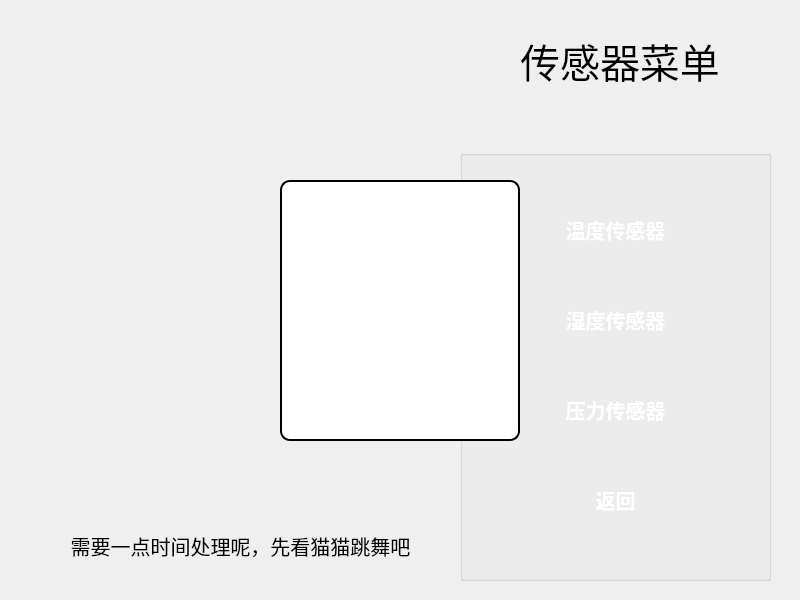
<?xml version="1.0" encoding="UTF-8"?>
<ui version="4.0">
 <class>menu</class>
 <widget class="QWidget" name="menu">
  <property name="geometry">
   <rect>
    <x>0</x>
    <y>0</y>
    <width>800</width>
    <height>600</height>
   </rect>
  </property>
  <property name="minimumSize">
   <size>
    <width>800</width>
    <height>600</height>
   </size>
  </property>
  <property name="maximumSize">
   <size>
    <width>800</width>
    <height>600</height>
   </size>
  </property>
  <property name="windowTitle">
   <string>Form</string>
  </property>
  <widget class="QLabel" name="bk">
   <property name="geometry">
    <rect>
     <x>0</x>
     <y>0</y>
     <width>800</width>
     <height>600</height>
    </rect>
   </property>
   <property name="styleSheet">
    <string notr="true">#bk{
	background-image: url(:/bak/bak1);
	background-repeat:no_repeat;
	background-position: center;
	background-size:cover;
}
QLabel:disabled { color: black; background-color: white; }</string>
   </property>
   <property name="text">
    <string/>
   </property>
  </widget>
  <widget class="QGroupBox" name="groupBox">
   <property name="geometry">
    <rect>
     <x>460</x>
     <y>150</y>
     <width>311</width>
     <height>431</height>
    </rect>
   </property>
   <property name="font">
    <font>
     <pointsize>15</pointsize>
    </font>
   </property>
   <property name="title">
    <string/>
   </property>
   <property name="alignment">
    <set>Qt::AlignCenter</set>
   </property>
   <layout class="QVBoxLayout" name="verticalLayout">
    <property name="spacing">
     <number>0</number>
    </property>
    <property name="leftMargin">
     <number>0</number>
    </property>
    <property name="topMargin">
     <number>0</number>
    </property>
    <property name="rightMargin">
     <number>0</number>
    </property>
    <property name="bottomMargin">
     <number>0</number>
    </property>
    <item>
     <widget class="QPushButton" name="btn_1">
      <property name="font">
       <font>
        <pointsize>15</pointsize>
        <bold>true</bold>
       </font>
      </property>
      <property name="styleSheet">
       <string notr="true">QPushButton {
    background-color: rgba(255, 165, 0, 0); /* 暖色调背景 */
    border: 1px solid rgba(255, 165, 0, 0); /* 边框淡化 */
    color: white; /* 白色文字 */
    border-radius: 10px; /* 圆角效果 */
}

QPushButton:hover {
    background-color: rgba(255, 165, 0, 0.7); /* 鼠标悬停时背景加深 */
    border: 1px solid rgba(255, 165, 0, 0.8); /* 鼠标悬停时显化并加深边框 */
}

QPushButton:disabled {
    background-color: rgba(255, 140, 0, 1); /* 禁用时背景为暗橙色 */
    border: 1px solid rgba(255, 140, 0, 1); /* 禁用时边框为暗橙色 */
    color: rgba(255, 255, 255, 0.6); /* 禁用时文字为灰白色 */
}
</string>
      </property>
      <property name="text">
       <string>温度传感器</string>
      </property>
     </widget>
    </item>
    <item>
     <widget class="QPushButton" name="pushButton_2">
      <property name="font">
       <font>
        <pointsize>15</pointsize>
        <bold>true</bold>
       </font>
      </property>
      <property name="styleSheet">
       <string notr="true">QPushButton {
    background-color: rgba(255, 165, 0, 0); /* 暖色调背景 */
    border: 1px solid rgba(255, 165, 0, 0); /* 边框淡化 */
    color: white; /* 白色文字 */
    border-radius: 10px; /* 圆角效果 */
}

QPushButton:hover {
    background-color: rgba(255, 165, 0, 0.7); /* 鼠标悬停时背景加深 */
    border: 1px solid rgba(255, 165, 0, 0.8); /* 鼠标悬停时显化并加深边框 */
}

QPushButton:disabled {
    background-color: rgba(255, 140, 0, 1); /* 禁用时背景为暗橙色 */
    border: 1px solid rgba(255, 140, 0, 1); /* 禁用时边框为暗橙色 */
    color: rgba(255, 255, 255, 0.6); /* 禁用时文字为灰白色 */
}
</string>
      </property>
      <property name="text">
       <string>湿度传感器</string>
      </property>
     </widget>
    </item>
    <item>
     <widget class="QPushButton" name="pushButton_3">
      <property name="font">
       <font>
        <pointsize>15</pointsize>
        <bold>true</bold>
       </font>
      </property>
      <property name="styleSheet">
       <string notr="true">QPushButton {
    background-color: rgba(255, 165, 0, 0); /* 暖色调背景 */
    border: 1px solid rgba(255, 165, 0, 0); /* 边框淡化 */
    color: white; /* 白色文字 */
    border-radius: 10px; /* 圆角效果 */
}

QPushButton:hover {
    background-color: rgba(255, 165, 0, 0.7); /* 鼠标悬停时背景加深 */
    border: 1px solid rgba(255, 165, 0, 0.8); /* 鼠标悬停时显化并加深边框 */
}

QPushButton:disabled {
    background-color: rgba(255, 140, 0, 1); /* 禁用时背景为暗橙色 */
    border: 1px solid rgba(255, 140, 0, 1); /* 禁用时边框为暗橙色 */
    color: rgba(255, 255, 255, 0.6); /* 禁用时文字为灰白色 */
}
</string>
      </property>
      <property name="text">
       <string>压力传感器</string>
      </property>
     </widget>
    </item>
    <item>
     <widget class="QPushButton" name="pushButton">
      <property name="font">
       <font>
        <pointsize>15</pointsize>
        <italic>false</italic>
        <bold>true</bold>
       </font>
      </property>
      <property name="styleSheet">
       <string notr="true">QPushButton {
    background-color: rgba(255, 165, 0, 0); /* 暖色调背景 */
    border: 1px solid rgba(255, 165, 0, 0); /* 边框淡化 */
    color: white; /* 白色文字 */
    border-radius: 10px; /* 圆角效果 */
}

QPushButton:hover {
    background-color: rgba(255, 165, 0, 0.7); /* 鼠标悬停时背景加深 */
    border: 1px solid rgba(255, 165, 0, 0.8); /* 鼠标悬停时显化并加深边框 */
}

QPushButton:disabled {
    background-color: rgba(255, 140, 0, 1); /* 禁用时背景为暗橙色 */
    border: 1px solid rgba(255, 140, 0, 1); /* 禁用时边框为暗橙色 */
    color: rgba(255, 255, 255, 0.6); /* 禁用时文字为灰白色 */
}
</string>
      </property>
      <property name="text">
       <string>返回</string>
      </property>
     </widget>
    </item>
   </layout>
  </widget>
  <widget class="QLabel" name="menulable">
   <property name="geometry">
    <rect>
     <x>270</x>
     <y>10</y>
     <width>700</width>
     <height>100</height>
    </rect>
   </property>
   <property name="font">
    <font>
     <pointsize>30</pointsize>
    </font>
   </property>
   <property name="styleSheet">
    <string notr="true">QLabel:disabled { color:white; background-color: white; }</string>
   </property>
   <property name="text">
    <string>传感器菜单</string>
   </property>
   <property name="alignment">
    <set>Qt::AlignCenter</set>
   </property>
  </widget>
  <widget class="QLabel" name="loadingLabel">
   <property name="geometry">
    <rect>
     <x>280</x>
     <y>180</y>
     <width>240</width>
     <height>261</height>
    </rect>
   </property>
   <property name="font">
    <font>
     <pointsize>24</pointsize>
    </font>
   </property>
   <property name="styleSheet">
    <string notr="true">QLabel {
    background-color: white;
    border-radius: 10px;  /* 圆角边框 */
    border: 2px solid #000;  /* 黑色边框 */
}
</string>
   </property>
   <property name="text">
    <string/>
   </property>
   <property name="scaledContents">
    <bool>false</bool>
   </property>
   <property name="alignment">
    <set>Qt::AlignBottom|Qt::AlignHCenter</set>
   </property>
  </widget>
  <widget class="QLabel" name="loadingtext">
   <property name="geometry">
    <rect>
     <x>10</x>
     <y>530</y>
     <width>461</width>
     <height>31</height>
    </rect>
   </property>
   <property name="font">
    <font>
     <pointsize>15</pointsize>
    </font>
   </property>
   <property name="styleSheet">
    <string notr="true"/>
   </property>
   <property name="text">
    <string>需要一点时间处理呢，先看猫猫跳舞吧</string>
   </property>
   <property name="alignment">
    <set>Qt::AlignCenter</set>
   </property>
  </widget>
 </widget>
 <resources/>
 <connections/>
</ui>
